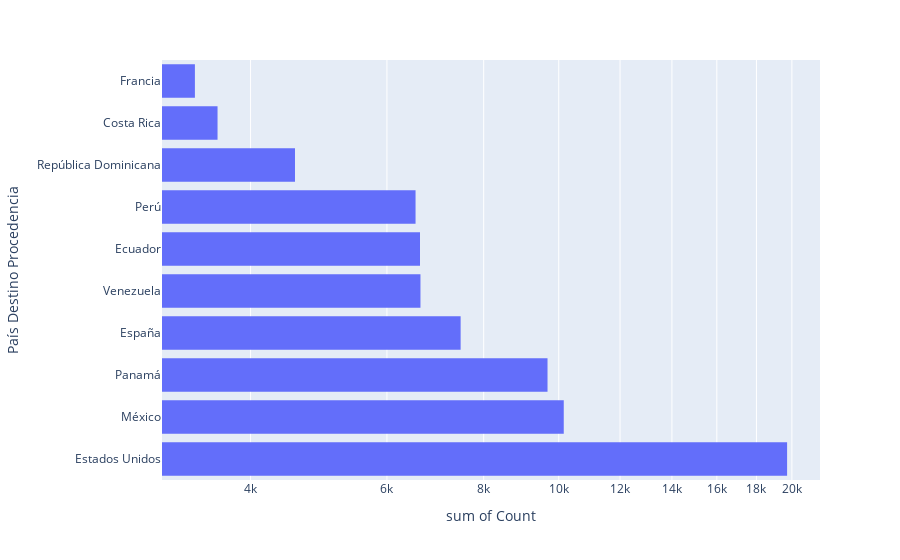

Notebook code cell kept with this figure:
### Code cell
fig = px.histogram(data_frame=Top10Paises,y="País Destino Procedencia", x="Count",\
    log_x=True)
fig.show()

### Figure 1 — Plotly figure (JSON) as saved in the notebook; plotly's stock layout.template omitted (floating-point values rounded to 4 significant figures)
{"data": [{"alignmentgroup": "True", "bingroup": "y", "histfunc": "sum", "hovertemplate": "sum of Count=%{x}<br>País Destino Procedencia=%{y}<extra></extra>", "legendgroup": "", "marker": {"color": "#636efa", "pattern": {"shape": ""}}, "name": "", "offsetgroup": "", "orientation": "h", "showlegend": false, "type": "histogram", "x": [19718, 10150, 9672, 7470, 6629, 6620, 6533, 4565, 3626, 3390], "xaxis": "x", "y": ["Estados Unidos", "México", "Panamá", "España", "Venezuela", "Ecuador", "Perú", "República Dominicana", "Costa Rica", "Francia"], "yaxis": "y"}], "layout": {"autosize": true, "barmode": "relative", "legend": {"tracegroupgap": 0}, "margin": {"t": 60}, "xaxis": {"anchor": "y", "autorange": true, "domain": [0, 1], "range": [3.488, 4.337], "title": {"text": "sum of Count"}, "type": "log"}, "yaxis": {"anchor": "x", "autorange": true, "domain": [0, 1], "range": [-0.5, 9.5], "title": {"text": "País Destino Procedencia"}, "type": "category"}}}
